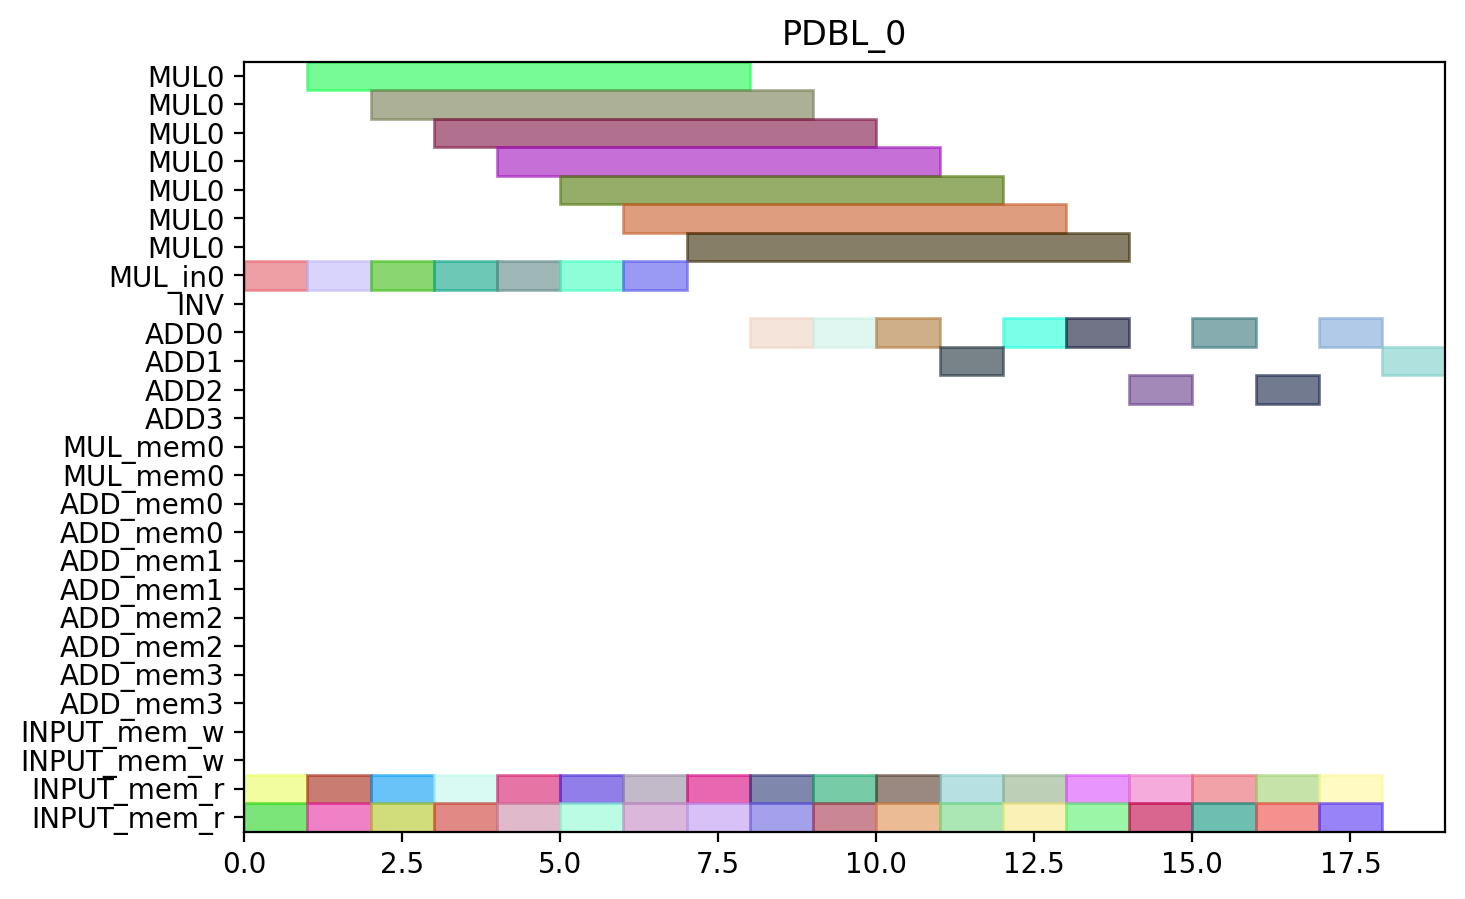

Write Python code to recreate this figure.
from pyschedule import Scenario, solvers, plotters, alt


def solve():
	horizon = 90
	S = Scenario("PDBL_0", horizon=horizon)

	# resource
	MUL = S.Resources('MUL', num=1, size=7)
	MUL_in = S.Resources('MUL_in', num=1)
	INV = S.Resource('INV')
	ADD = S.Resources('ADD', num=4, periods=range(1, horizon))
	MUL_mem = S.Resources('MUL_mem', num=1, size=2)
	ADD_mem = S.Resources('ADD_mem', num=4, size=2)
	INPUT_mem_w = S.Resource('INPUT_mem_w', size=2)
	INPUT_mem_r = S.Resource('INPUT_mem_r', size=2)

	# result of previous scheduling

	# new tasks
	t0_t0 = S.Task('t0_t0', length=1, delay_cost=1)
	t0_t0 += alt(ADD)

	t0_t0_mem0 = S.Task('t0_t0_mem0', length=1, delay_cost=1)
	t0_t0_mem0 += INPUT_mem_r
	S += t0_t0_mem0 <= t0_t0

	t0_t0_mem1 = S.Task('t0_t0_mem1', length=1, delay_cost=1)
	t0_t0_mem1 += INPUT_mem_r
	S += t0_t0_mem1 <= t0_t0

	t0_t1 = S.Task('t0_t1', length=1, delay_cost=1)
	t0_t1 += alt(ADD)

	t0_t1_mem0 = S.Task('t0_t1_mem0', length=1, delay_cost=1)
	t0_t1_mem0 += INPUT_mem_r
	S += t0_t1_mem0 <= t0_t1

	t0_t1_mem1 = S.Task('t0_t1_mem1', length=1, delay_cost=1)
	t0_t1_mem1 += INPUT_mem_r
	S += t0_t1_mem1 <= t0_t1

	t0_t3_in = S.Task('t0_t3_in', length=1, delay_cost=1)
	t0_t3_in += alt(MUL_in)
	t0_t3 = S.Task('t0_t3', length=7, delay_cost=1)
	t0_t3 += alt(MUL)
	S += t0_t3>=t0_t3_in

	t0_t3_mem0 = S.Task('t0_t3_mem0', length=1, delay_cost=1)
	t0_t3_mem0 += INPUT_mem_r
	S += t0_t3_mem0 <= t0_t3

	t0_t3_mem1 = S.Task('t0_t3_mem1', length=1, delay_cost=1)
	t0_t3_mem1 += INPUT_mem_r
	S += t0_t3_mem1 <= t0_t3

	t1_t0 = S.Task('t1_t0', length=1, delay_cost=1)
	t1_t0 += alt(ADD)

	t1_t0_mem0 = S.Task('t1_t0_mem0', length=1, delay_cost=1)
	t1_t0_mem0 += INPUT_mem_r
	S += t1_t0_mem0 <= t1_t0

	t1_t0_mem1 = S.Task('t1_t0_mem1', length=1, delay_cost=1)
	t1_t0_mem1 += INPUT_mem_r
	S += t1_t0_mem1 <= t1_t0

	t1_t1 = S.Task('t1_t1', length=1, delay_cost=1)
	t1_t1 += alt(ADD)

	t1_t1_mem0 = S.Task('t1_t1_mem0', length=1, delay_cost=1)
	t1_t1_mem0 += INPUT_mem_r
	S += t1_t1_mem0 <= t1_t1

	t1_t1_mem1 = S.Task('t1_t1_mem1', length=1, delay_cost=1)
	t1_t1_mem1 += INPUT_mem_r
	S += t1_t1_mem1 <= t1_t1

	t1_t3_in = S.Task('t1_t3_in', length=1, delay_cost=1)
	t1_t3_in += alt(MUL_in)
	t1_t3 = S.Task('t1_t3', length=7, delay_cost=1)
	t1_t3 += alt(MUL)
	S += t1_t3>=t1_t3_in

	t1_t3_mem0 = S.Task('t1_t3_mem0', length=1, delay_cost=1)
	t1_t3_mem0 += INPUT_mem_r
	S += t1_t3_mem0 <= t1_t3

	t1_t3_mem1 = S.Task('t1_t3_mem1', length=1, delay_cost=1)
	t1_t3_mem1 += INPUT_mem_r
	S += t1_t3_mem1 <= t1_t3

	t2_t2 = S.Task('t2_t2', length=1, delay_cost=1)
	t2_t2 += alt(ADD)

	t2_t2_mem0 = S.Task('t2_t2_mem0', length=1, delay_cost=1)
	t2_t2_mem0 += INPUT_mem_r
	S += t2_t2_mem0 <= t2_t2

	t2_t2_mem1 = S.Task('t2_t2_mem1', length=1, delay_cost=1)
	t2_t2_mem1 += INPUT_mem_r
	S += t2_t2_mem1 <= t2_t2

	t5_t0_in = S.Task('t5_t0_in', length=1, delay_cost=1)
	t5_t0_in += alt(MUL_in)
	t5_t0 = S.Task('t5_t0', length=7, delay_cost=1)
	t5_t0 += alt(MUL)
	S += t5_t0>=t5_t0_in

	t5_t0_mem0 = S.Task('t5_t0_mem0', length=1, delay_cost=1)
	t5_t0_mem0 += INPUT_mem_r
	S += t5_t0_mem0 <= t5_t0

	t5_t0_mem1 = S.Task('t5_t0_mem1', length=1, delay_cost=1)
	t5_t0_mem1 += INPUT_mem_r
	S += t5_t0_mem1 <= t5_t0

	t5_t1_in = S.Task('t5_t1_in', length=1, delay_cost=1)
	t5_t1_in += alt(MUL_in)
	t5_t1 = S.Task('t5_t1', length=7, delay_cost=1)
	t5_t1 += alt(MUL)
	S += t5_t1>=t5_t1_in

	t5_t1_mem0 = S.Task('t5_t1_mem0', length=1, delay_cost=1)
	t5_t1_mem0 += INPUT_mem_r
	S += t5_t1_mem0 <= t5_t1

	t5_t1_mem1 = S.Task('t5_t1_mem1', length=1, delay_cost=1)
	t5_t1_mem1 += INPUT_mem_r
	S += t5_t1_mem1 <= t5_t1

	t5_t2 = S.Task('t5_t2', length=1, delay_cost=1)
	t5_t2 += alt(ADD)

	t5_t2_mem0 = S.Task('t5_t2_mem0', length=1, delay_cost=1)
	t5_t2_mem0 += INPUT_mem_r
	S += t5_t2_mem0 <= t5_t2

	t5_t2_mem1 = S.Task('t5_t2_mem1', length=1, delay_cost=1)
	t5_t2_mem1 += INPUT_mem_r
	S += t5_t2_mem1 <= t5_t2

	t5_t3 = S.Task('t5_t3', length=1, delay_cost=1)
	t5_t3 += alt(ADD)

	t5_t3_mem0 = S.Task('t5_t3_mem0', length=1, delay_cost=1)
	t5_t3_mem0 += INPUT_mem_r
	S += t5_t3_mem0 <= t5_t3

	t5_t3_mem1 = S.Task('t5_t3_mem1', length=1, delay_cost=1)
	t5_t3_mem1 += INPUT_mem_r
	S += t5_t3_mem1 <= t5_t3

	t7_t0 = S.Task('t7_t0', length=1, delay_cost=1)
	t7_t0 += alt(ADD)

	t7_t0_mem0 = S.Task('t7_t0_mem0', length=1, delay_cost=1)
	t7_t0_mem0 += INPUT_mem_r
	S += t7_t0_mem0 <= t7_t0

	t7_t0_mem1 = S.Task('t7_t0_mem1', length=1, delay_cost=1)
	t7_t0_mem1 += INPUT_mem_r
	S += t7_t0_mem1 <= t7_t0

	t7_t1 = S.Task('t7_t1', length=1, delay_cost=1)
	t7_t1 += alt(ADD)

	t7_t1_mem0 = S.Task('t7_t1_mem0', length=1, delay_cost=1)
	t7_t1_mem0 += INPUT_mem_r
	S += t7_t1_mem0 <= t7_t1

	t7_t1_mem1 = S.Task('t7_t1_mem1', length=1, delay_cost=1)
	t7_t1_mem1 += INPUT_mem_r
	S += t7_t1_mem1 <= t7_t1

	t7_t3_in = S.Task('t7_t3_in', length=1, delay_cost=1)
	t7_t3_in += alt(MUL_in)
	t7_t3 = S.Task('t7_t3', length=7, delay_cost=1)
	t7_t3 += alt(MUL)
	S += t7_t3>=t7_t3_in

	t7_t3_mem0 = S.Task('t7_t3_mem0', length=1, delay_cost=1)
	t7_t3_mem0 += INPUT_mem_r
	S += t7_t3_mem0 <= t7_t3

	t7_t3_mem1 = S.Task('t7_t3_mem1', length=1, delay_cost=1)
	t7_t3_mem1 += INPUT_mem_r
	S += t7_t3_mem1 <= t7_t3

	t10_t0_in = S.Task('t10_t0_in', length=1, delay_cost=1)
	t10_t0_in += alt(MUL_in)
	t10_t0 = S.Task('t10_t0', length=7, delay_cost=1)
	t10_t0 += alt(MUL)
	S += t10_t0>=t10_t0_in

	t10_t0_mem0 = S.Task('t10_t0_mem0', length=1, delay_cost=1)
	t10_t0_mem0 += INPUT_mem_r
	S += t10_t0_mem0 <= t10_t0

	t10_t0_mem1 = S.Task('t10_t0_mem1', length=1, delay_cost=1)
	t10_t0_mem1 += INPUT_mem_r
	S += t10_t0_mem1 <= t10_t0

	t10_t1_in = S.Task('t10_t1_in', length=1, delay_cost=1)
	t10_t1_in += alt(MUL_in)
	t10_t1 = S.Task('t10_t1', length=7, delay_cost=1)
	t10_t1 += alt(MUL)
	S += t10_t1>=t10_t1_in

	t10_t1_mem0 = S.Task('t10_t1_mem0', length=1, delay_cost=1)
	t10_t1_mem0 += INPUT_mem_r
	S += t10_t1_mem0 <= t10_t1

	t10_t1_mem1 = S.Task('t10_t1_mem1', length=1, delay_cost=1)
	t10_t1_mem1 += INPUT_mem_r
	S += t10_t1_mem1 <= t10_t1

	t10_t2 = S.Task('t10_t2', length=1, delay_cost=1)
	t10_t2 += alt(ADD)

	t10_t2_mem0 = S.Task('t10_t2_mem0', length=1, delay_cost=1)
	t10_t2_mem0 += INPUT_mem_r
	S += t10_t2_mem0 <= t10_t2

	t10_t2_mem1 = S.Task('t10_t2_mem1', length=1, delay_cost=1)
	t10_t2_mem1 += INPUT_mem_r
	S += t10_t2_mem1 <= t10_t2

	t10_t3 = S.Task('t10_t3', length=1, delay_cost=1)
	t10_t3 += alt(ADD)

	t10_t3_mem0 = S.Task('t10_t3_mem0', length=1, delay_cost=1)
	t10_t3_mem0 += INPUT_mem_r
	S += t10_t3_mem0 <= t10_t3

	t10_t3_mem1 = S.Task('t10_t3_mem1', length=1, delay_cost=1)
	t10_t3_mem1 += INPUT_mem_r
	S += t10_t3_mem1 <= t10_t3

	solvers.mip.solve(S,msg=1,kind='CPLEX',ratio_gap=1.01)

	solution = [['hoge']*len(S.solution()[1]) for i in range(len(S.solution()))]
	for i in range(len(S.solution())):
		for j in range(len(S.solution()[i])):
			solution[i][j]=str(S.solution()[i][j])
	print(solution)

	cycles = int(solution[-1][3])

	pic_file_name = "/home/mfukuda/pairing_automation_design2/bls12-638/scheduling/PDBL_mul1_add4/PDBL_0.png"
	if(S.solution() != []):
		plotters.matplotlib.plot(S,img_filename=pic_file_name, vertical_text=True, fig_size=(cycles*0.25+3, 5), show_task_labels=False)

	return solution
